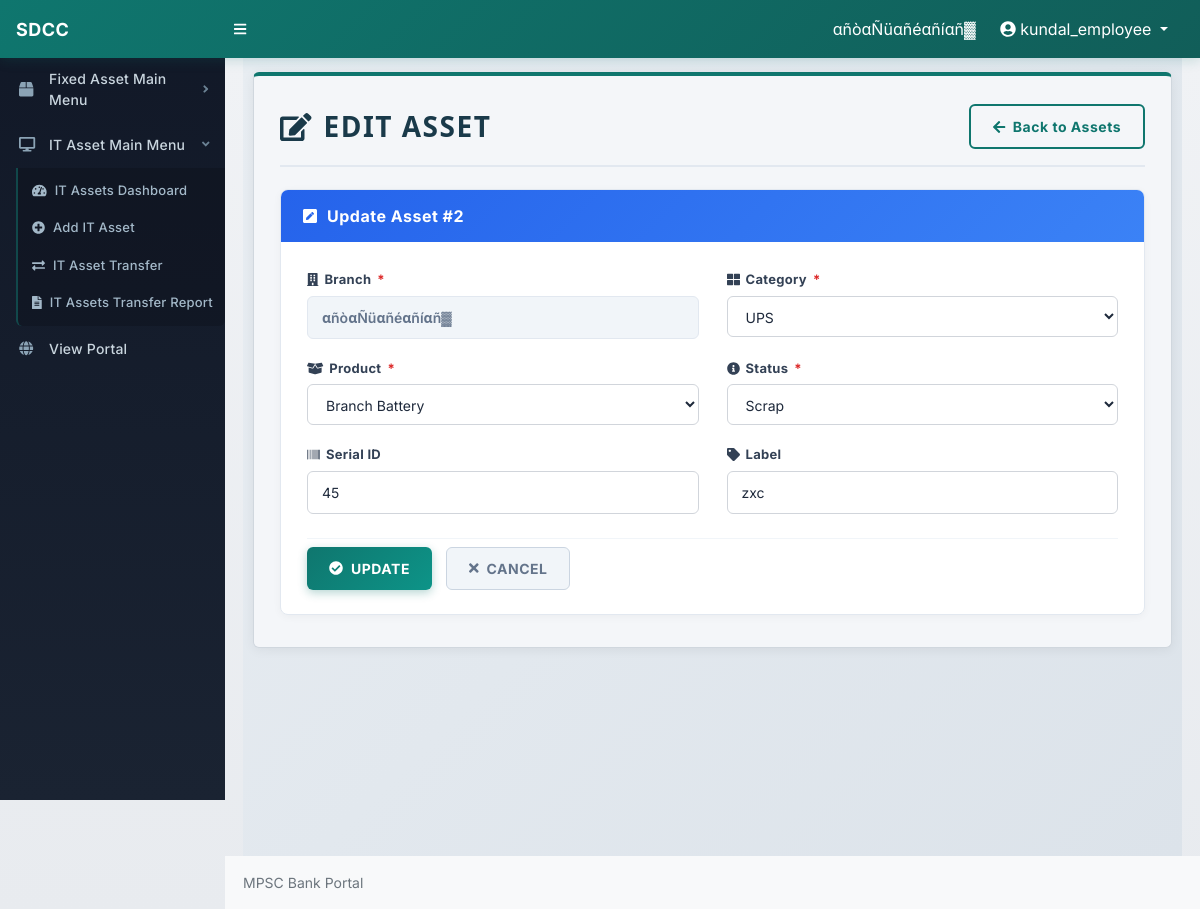
/edit-it-asset.php?id=2 (signed in), run on the app's committed database.
### tables this page shows
CREATE TABLE `it_assets` (
  `id` int(11) NOT NULL AUTO_INCREMENT,
  `branch_name` varchar(255) NOT NULL,
  `category` varchar(100) NOT NULL,
  `product` varchar(255) NOT NULL,
  `serial_id` varchar(255) DEFAULT NULL,
  `label_name` varchar(255) DEFAULT NULL,
  `status` varchar(100) DEFAULT 'Available',
  `created_at` datetime DEFAULT current_timestamp(),
  PRIMARY KEY (`id`)
);

### edit-it-asset.php (the view, shortened to what this page needs)
<?php
include_once('./includes/config.php');
$branch = $_SESSION['branch_name'];
$products = [
    "Airtel Dongle", "APC", "ARRAY NETWORK", "ATM Battery", "ATS", "Branch Battery",
    "Canon 2900 Laser", "Canon 6230 Laser", "Canon 6755", "Canon CR120 (CTS)",
    "Canon Lide 300", "Canon MF 241 AIO", "CCTV Camera", "CCTV DVR",
    "CCTV Monitor", "CISCO ROUTER", "CS D-link Switch", "CS HPE Server",
    "CS HPE Storage", "CS Rack", "Data Cartridge", "Dry Battery",
    "EPSON L3110 (Color)", "External HDD", "Firepro Router", "Fortigate 200F",
    "HP Scanjet 200", "IBM Blade Center Chassis", "IBM Blade Server",
    "IBM LTO TAP DRIVE", "IBM SAN Storage", "Idea Dongle", "Jio Dongle",
    "JUNIPER NETWORK", "KVM", "Laptop Dell", "Laptop HP", "Laptop Lenovo",
    "Lenovo AIO", "Lenovo CPU", "Lenovo Keyboard", "Lenovo Monitor 19.5\"",
    "Lenovo Mouse", "Mantra Device", "Microtik Firewall / Router", "Modem",
    "New Tower Server", "NUMERIC 1 KVA UPS", "NUMERIC 2 KVA UPS",
    "Old Lenovo CPU", "Old Lenovo Monitor", "Old Server",
    "Olivitee Passbook Printer", "Other CPU", "Other Keyboard",
    "Other Monitor", "Other Mouse", "Other Printer", "Other Scanner",
    "Other UPS", "Perto ATM Machine", "Projector", "RACK SEVER",
    "Realtime Biometric Device", "Sarswat Micro ATM", "STABILIZER",
    "Switch", "Thermal Printer NB TEK", "TVS WEBCAM",
    "Vodafone Dongle", "Voltage Stabilizer"
];
$categories = [
    "CPU", "Monitor", "Keyboard", "Mouse", "Aio Desktop",
    "Projector", "Printer", "Scanner", "Laptop",
    "CCTV DVR", "CCTV Camera", "N/W Devices", "UPS",
    "Tower Server", "ATM Machine", "Biometric", "Micro ATM"
];
$statuses = [
    "Available", "Not Available", "Send To Repair",
    "Request to delete", "Replaced", "Scrap"
];
$assetId = (int)$_GET['id'];
$stmtFetch = mysqli_prepare($con, "SELECT * FROM it_assets WHERE id = ? AND branch_name = ? LIMIT 1");
mysqli_stmt_bind_param($stmtFetch, "is", $assetId, $branch);
mysqli_stmt_execute($stmtFetch);
$result = mysqli_stmt_get_result($stmtFetch);
$asset = mysqli_fetch_assoc($result);
?>
<!DOCTYPE html>
<html lang="en">
<head>
    <link href="./css/styles.css" rel="stylesheet" />
    <link href="./css/custom.css" rel="stylesheet" />
    <link href="./css/it-assets.css?v=2" rel="stylesheet" />
</head>
<body class="sb-nav-fixed">
    <nav class="sb-topnav navbar navbar-expand navbar-dark" style="background:#099c78;">
        <a class="navbar-brand ps-3" href="entry-forms.php">SDCC</a>
        <button class="btn btn-link btn-sm order-1 order-lg-0 me-4 me-lg-0" id="sidebarToggle">
            <i class="fas fa-bars"></i>
        </button>
        <ul class="navbar-nav ms-auto me-3 me-lg-4 align-items-center">
            <li class="nav-item me-3 text-white">
                <?php echo htmlspecialchars($_SESSION['branch_name']); ?>
            </li>
            <li class="nav-item dropdown">
                <a class="nav-link dropdown-toggle text-white" href="#" id="navbarDropdown" role="button" data-bs-toggle="dropdown">
                    <i class="fas fa-user-circle"></i>
                    <?php echo htmlspecialchars($_SESSION['login']); ?>
                </a>
            </li>
        </ul>
    </nav>
    <div id="layoutSidenav">
        <?php include_once('./includes/entry-sidebar.php'); ?>
        <div id="layoutSidenav_content">
            <main>
                <div class="container-fluid px-3">
                    <div class="it-assets-page">
                        <div class="it-assets-panel">
                            <div class="ita-header">
                                <h1 class="ita-title"><i class="fas fa-edit"></i> EDIT ASSET</h1>
                                <a href="manage-it-assets.php" class="ita-btn ita-btn-outline">
                                    <i class="fas fa-arrow-left"></i> Back to Assets
                                </a>
                            </div>
                            <div class="ita-form-card">
                                <div class="ita-form-card-header edit">
                                    <i class="fas fa-pen-square"></i> Update Asset #<?php echo $assetId; ?>
                                </div>
                                <div class="ita-form-card-body">
                                    <form method="POST" action="edit-it-asset.php?id=<?php echo $assetId; ?>" id="editAssetForm">
                                        <div class="ita-form-grid">
                                            <div class="ita-form-group">
                                                <label for="branch_name">
                                                    <i class="fas fa-building"></i> Branch
                                                    <span class="ita-required">*</span>
                                                </label>
                                                <input type="text" id="branch_name" name="branch_name"
                                                    value="<?php echo htmlspecialchars($branch); ?>"
                                                    readonly class="ita-input ita-input-readonly" />
                                            </div>
                                            <div class="ita-form-group">
                                                <label for="category">
                                                    <i class="fas fa-th-large"></i> Category
                                                    <span class="ita-required">*</span>
                                                </label>
                                                <select id="category" name="category" class="ita-input" required>
                                                    <?php foreach ($categories as $cat) { ?>
                                                        <option value="<?php echo htmlspecialchars($cat); ?>"
                                                            <?php echo ($asset['category'] === $cat) ? 'selected' : ''; ?>>
                                                            <?php echo htmlspecialchars($cat); ?>
                                                        </option>
                                                    <?php } ?>
                                                </select>
                                            </div>
                                            <div class="ita-form-group">
                                                <label for="product">
                                                    <i class="fas fa-box-open"></i> Product
                                                    <span class="ita-required">*</span>
                                                </label>
                                                <select id="product" name="product" class="ita-input" required>
                                                    <?php foreach ($products as $prod) { ?>
                                                        <option value="<?php echo htmlspecialchars($prod); ?>"
                                                            <?php echo ($asset['product'] === $prod) ? 'selected' : ''; ?>>
                                                            <?php echo htmlspecialchars($prod); ?>
                                                        </option>
                                                    <?php } ?>
                                                </select>
                                            </div>
                                            <div class="ita-form-group">
                                                <label for="status">
                                                    <i class="fas fa-info-circle"></i> Status
                                                    <span class="ita-required">*</span>
                                                </label>
                                                <select id="status" name="status" class="ita-input" required>
                                                    <?php foreach ($statuses as $st) { ?>
                                                        <option value="<?php echo htmlspecialchars($st); ?>"
                                                            <?php echo ($asset['status'] === $st) ? 'selected' : ''; ?>>
                                                            <?php echo htmlspecialchars($st); ?>
                                                        </option>
                                                    <?php } ?>
                                                </select>
                                            </div>
                                            <div class="ita-form-group">
                                                <label for="serial_id">
                                                    <i class="fas fa-barcode"></i> Serial ID
                                                </label>
                                                <input type="text" id="serial_id" name="serial_id"
                                                    value="<?php echo htmlspecialchars($asset['serial_id'] ?? ''); ?>"
                                                    class="ita-input" placeholder="Enter serial number" />
                                            </div>
                                            <div class="ita-form-group">
                                                <label for="label_name">
                                                    <i class="fas fa-tag"></i> Label
                                                </label>
                                                <input type="text" id="label_name" name="label_name"
                                                    value="<?php echo htmlspecialchars($asset['label_name'] ?? ''); ?>"
                                                    class="ita-input" placeholder="Enter label name" />
                                            </div>
                                        </div>
                                        <div class="ita-form-actions">
                                            <button type="submit" class="ita-btn ita-btn-primary" id="btnUpdateAsset">
                                                <i class="fas fa-check-circle"></i> UPDATE
                                            </button>
                                            <a href="manage-it-assets.php" class="ita-btn ita-btn-cancel">
                                                <i class="fas fa-times"></i> CANCEL
                                            </a>
                                        </div>
                                    </form>
                                </div>
                            </div>
                        </div>
                    </div>
                </div>
            </main>
            <footer class="py-3 bg-light mt-auto">
                <div class="container-fluid px-4">
                    <div class="small text-muted">MPSC Bank Portal</div>
                </div>
            </footer>
        </div>
    </div>
</body>
</html>

### css/custom.css (style rules this page uses)
body { background-color: #f0f2f5 !important; font-family: 'Inter', 'Segoe UI', Arial, Helvetica, sans-serif; -webkit-font-smoothing: antialiased; -moz-osx-font-smoothing: grayscale; }
#layoutSidenav_content { background: linear-gradient(180deg, #f0f2f5 0%, #e8ebef 100%); }
.container-fluid { padding-left: 18px !important; padding-right: 18px !important; }
.sb-topnav { background: linear-gradient(135deg, #0f766e 0%, #115e59 100%) !important; height: 58px; min-height: 58px; box-shadow: 0 2px 12px rgba(15, 118, 110, 0.2) !important; border: none !important; }
.sb-topnav .navbar-brand { color: #ffffff !important; font-size: 18px; font-weight: 700; width: 225px; padding-left: 18px; letter-spacing: 0.5px; }
.sb-topnav .nav-link, .sb-topnav .navbar-brand, .sb-topnav .topbar-bank-name, .sb-topnav .topbar-user-text { color: #ffffff !important; }

### css/it-assets.css (style rules this page uses)
.it-assets-page { background: linear-gradient(135deg, #e8edf2 0%, #dce3ea 100%); min-height: 100vh; padding: 16px 10px 32px 10px; }
.it-assets-panel { background: #f4f6f9; border: 1px solid #d0d7de; border-top: 4px solid #0f766e; border-radius: 6px; overflow: hidden; padding: 28px 26px 32px; box-shadow: 0 2px 12px rgba(0, 0, 0, 0.06); }
.ita-header { display: flex; align-items: center; justify-content: space-between; flex-wrap: wrap; gap: 14px; margin-bottom: 22px; padding-bottom: 16px; border-bottom: 2px solid #e2e8f0; }
.ita-title { font-size: 28px; font-weight: 800; color: #1a3a4a; letter-spacing: 1.5px; margin: 0; display: flex; align-items: center; gap: 12px; font-family: 'Segoe UI', Tahoma, Geneva, Verdana, sans-serif; }
.ita-btn { display: inline-flex; align-items: center; gap: 8px; padding: 10px 22px; border-radius: 6px; font-size: 14px; font-weight: 700; text-decoration: none; border: none; cursor: pointer; letter-spacing: 0.5px; transition: all 0.25s ease; }
.ita-btn-primary { background: linear-gradient(135deg, #0f766e 0%, #0d9488 100%); color: #ffffff; box-shadow: 0 3px 10px rgba(15, 118, 110, 0.3); }
.ita-btn-outline { background: transparent; color: #0f766e; border: 2px solid #0f766e; }
.ita-btn-cancel { background: #f1f5f9; color: #64748b; border: 1px solid #cbd5e1; }
.ita-form-card { background: #ffffff; border-radius: 8px; border: 1px solid #e2e8f0; overflow: hidden; box-shadow: 0 2px 8px rgba(0, 0, 0, 0.04); margin-top: 8px; }
.ita-form-card-header { background: linear-gradient(135deg, #0f766e 0%, #14b8a6 100%); color: #ffffff; padding: 14px 22px; font-size: 16px; font-weight: 700; letter-spacing: 0.5px; display: flex; align-items: center; gap: 10px; }
.ita-form-card-header.edit { background: linear-gradient(135deg, #2563eb 0%, #3b82f6 100%); }
.ita-form-card-body { padding: 28px 26px 24px; }
.ita-form-grid { display: grid; grid-template-columns: 1fr 1fr; gap: 20px 28px; margin-bottom: 24px; }
.ita-form-group { display: flex; flex-direction: column; }
.ita-form-group label { font-size: 13px; font-weight: 700; color: #334155; margin-bottom: 6px; display: flex; align-items: center; gap: 6px; letter-spacing: 0.3px; }
.ita-required { color: #dc2626; font-weight: 700; }
.ita-input { padding: 10px 14px; border: 1.5px solid #d1d5db; border-radius: 6px; font-size: 14px; color: #1e293b; background: #ffffff; transition: all 0.25s ease; outline: none; font-family: inherit; }
.ita-input-readonly { background: #f1f5f9; color: #64748b; cursor: not-allowed; border-color: #e2e8f0; font-weight: 600; }
.ita-form-actions { display: flex; gap: 14px; padding-top: 8px; border-top: 1px solid #f1f5f9; }

### data on the page
it_assets: category "UPS", product "Branch Battery", status "Scrap", serial_id "45", label_name "zxc"

### other printed values
$_SESSION['branch_name'] "αñòαÑüαñéαñíαñ▓"
$_SESSION['login'] "kundal_employee"
$assetId "2"
